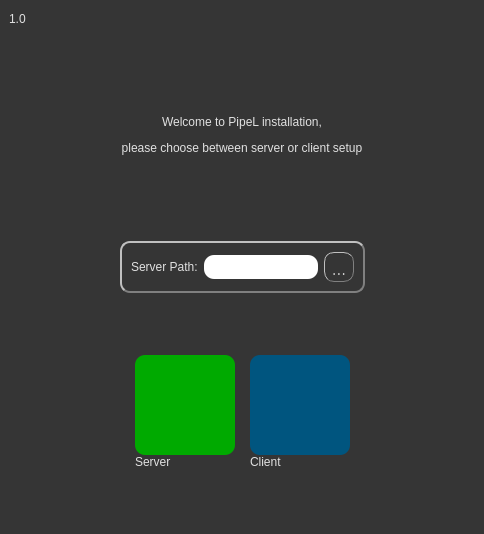
<?xml version="1.0" encoding="UTF-8"?>
<ui version="4.0">
 <class>MainWindow</class>
 <widget class="QMainWindow" name="MainWindow">
  <property name="geometry">
   <rect>
    <x>0</x>
    <y>0</y>
    <width>484</width>
    <height>534</height>
   </rect>
  </property>
  <property name="sizePolicy">
   <sizepolicy hsizetype="Fixed" vsizetype="Fixed">
    <horstretch>0</horstretch>
    <verstretch>0</verstretch>
   </sizepolicy>
  </property>
  <property name="windowTitle">
   <string>PipeL Installer</string>
  </property>
  <property name="windowOpacity">
   <double>1.000000000000000</double>
  </property>
  <property name="styleSheet">
   <string notr="true">background-color: rgb(53, 53, 53);
font: 75 15pt &quot;Open Sans&quot;;
color: rgb(225, 225, 225);

</string>
  </property>
  <widget class="QWidget" name="centralwidget">
   <layout class="QVBoxLayout" name="verticalLayout_4">
    <item>
     <layout class="QVBoxLayout" name="verticalLayout_3">
      <property name="sizeConstraint">
       <enum>QLayout::SetNoConstraint</enum>
      </property>
      <item>
       <layout class="QHBoxLayout" name="horizontalLayout_4">
        <item>
         <widget class="QLabel" name="label_5">
          <property name="styleSheet">
           <string notr="true">font: 75 12pt &quot;Open Sans&quot;;</string>
          </property>
          <property name="text">
           <string>1.0</string>
          </property>
         </widget>
        </item>
        <item>
         <spacer name="horizontalSpacer_3">
          <property name="orientation">
           <enum>Qt::Horizontal</enum>
          </property>
          <property name="sizeHint" stdset="0">
           <size>
            <width>40</width>
            <height>20</height>
           </size>
          </property>
         </spacer>
        </item>
        <item>
         <widget class="QPushButton" name="close_btn">
          <property name="layoutDirection">
           <enum>Qt::LeftToRight</enum>
          </property>
          <property name="styleSheet">
           <string notr="true">border:none;</string>
          </property>
          <property name="text">
           <string/>
          </property>
          <property name="icon">
           <iconset>
            <normaloff>images/close.png</normaloff>images/close.png</iconset>
          </property>
          <property name="iconSize">
           <size>
            <width>30</width>
            <height>30</height>
           </size>
          </property>
          <property name="flat">
           <bool>true</bool>
          </property>
         </widget>
        </item>
       </layout>
      </item>
      <item>
       <widget class="QLabel" name="label">
        <property name="minimumSize">
         <size>
          <width>0</width>
          <height>200</height>
         </size>
        </property>
        <property name="styleSheet">
         <string notr="true"/>
        </property>
        <property name="text">
         <string>&lt;html&gt;&lt;head/&gt;&lt;body&gt;&lt;p&gt;Welcome to PipeL installation,&lt;/p&gt;&lt;p&gt;please choose between server or client setup&lt;/p&gt;&lt;/body&gt;&lt;/html&gt;</string>
        </property>
        <property name="alignment">
         <set>Qt::AlignCenter</set>
        </property>
       </widget>
      </item>
     </layout>
    </item>
    <item>
     <layout class="QHBoxLayout" name="horizontalLayout_3">
      <item>
       <spacer name="horizontalSpacer_4">
        <property name="orientation">
         <enum>Qt::Horizontal</enum>
        </property>
        <property name="sizeHint" stdset="0">
         <size>
          <width>40</width>
          <height>20</height>
         </size>
        </property>
       </spacer>
      </item>
      <item>
       <widget class="QFrame" name="frame">
        <property name="styleSheet">
         <string notr="true">border-style: outset;
     border-width: 2px;
     border-radius: 10px;
     border-color: grey;</string>
        </property>
        <layout class="QHBoxLayout" name="horizontalLayout_2">
         <item>
          <widget class="QLabel" name="label_4">
           <property name="styleSheet">
            <string notr="true">border:none;</string>
           </property>
           <property name="text">
            <string>Server Path:</string>
           </property>
          </widget>
         </item>
         <item>
          <widget class="QLineEdit" name="server_le">
           <property name="styleSheet">
            <string notr="true">background-color: rgb(255, 255, 255);
border:none;
font: 75 10pt &quot;Open Sans&quot;;
color:black;
padding: 4px;</string>
           </property>
           <property name="frame">
            <bool>true</bool>
           </property>
          </widget>
         </item>
         <item>
          <widget class="QPushButton" name="serverSet_btn">
           <property name="minimumSize">
            <size>
             <width>30</width>
             <height>0</height>
            </size>
           </property>
           <property name="maximumSize">
            <size>
             <width>16777214</width>
             <height>16777215</height>
            </size>
           </property>
           <property name="font">
            <font>
             <family>Open Sans</family>
             <pointsize>15</pointsize>
             <weight>9</weight>
             <italic>false</italic>
             <bold>false</bold>
            </font>
           </property>
           <property name="styleSheet">
            <string notr="true">border-style: outset;
     border-width: 1px;
     border-radius: 10px;
     border-color: grey;</string>
           </property>
           <property name="text">
            <string notr="true">...</string>
           </property>
           <property name="default">
            <bool>false</bool>
           </property>
           <property name="flat">
            <bool>true</bool>
           </property>
          </widget>
         </item>
        </layout>
       </widget>
      </item>
      <item>
       <spacer name="horizontalSpacer_5">
        <property name="orientation">
         <enum>Qt::Horizontal</enum>
        </property>
        <property name="sizeHint" stdset="0">
         <size>
          <width>40</width>
          <height>20</height>
         </size>
        </property>
       </spacer>
      </item>
     </layout>
    </item>
    <item>
     <layout class="QHBoxLayout" name="horizontalLayout">
      <property name="spacing">
       <number>15</number>
      </property>
      <item>
       <spacer name="horizontalSpacer_2">
        <property name="orientation">
         <enum>Qt::Horizontal</enum>
        </property>
        <property name="sizeHint" stdset="0">
         <size>
          <width>40</width>
          <height>20</height>
         </size>
        </property>
       </spacer>
      </item>
      <item>
       <layout class="QVBoxLayout" name="verticalLayout_2">
        <property name="spacing">
         <number>0</number>
        </property>
        <item>
         <spacer name="verticalSpacer_3">
          <property name="orientation">
           <enum>Qt::Vertical</enum>
          </property>
          <property name="sizeHint" stdset="0">
           <size>
            <width>20</width>
            <height>40</height>
           </size>
          </property>
         </spacer>
        </item>
        <item>
         <widget class="QPushButton" name="serverInstall_btn">
          <property name="minimumSize">
           <size>
            <width>100</width>
            <height>100</height>
           </size>
          </property>
          <property name="maximumSize">
           <size>
            <width>100</width>
            <height>100</height>
           </size>
          </property>
          <property name="styleSheet">
           <string notr="true">background-color: rgb(0, 170, 0);
border:none;
     border-width: 2px;
     border-radius: 10px;</string>
          </property>
          <property name="text">
           <string/>
          </property>
          <property name="icon">
           <iconset>
            <normaloff>images/arrow.png</normaloff>images/arrow.png</iconset>
          </property>
          <property name="iconSize">
           <size>
            <width>100</width>
            <height>100</height>
           </size>
          </property>
          <property name="flat">
           <bool>false</bool>
          </property>
         </widget>
        </item>
        <item>
         <widget class="QLabel" name="label_2">
          <property name="text">
           <string>Server</string>
          </property>
         </widget>
        </item>
        <item>
         <spacer name="verticalSpacer">
          <property name="orientation">
           <enum>Qt::Vertical</enum>
          </property>
          <property name="sizeHint" stdset="0">
           <size>
            <width>20</width>
            <height>40</height>
           </size>
          </property>
         </spacer>
        </item>
       </layout>
      </item>
      <item>
       <layout class="QVBoxLayout" name="verticalLayout">
        <property name="spacing">
         <number>0</number>
        </property>
        <item>
         <spacer name="verticalSpacer_4">
          <property name="orientation">
           <enum>Qt::Vertical</enum>
          </property>
          <property name="sizeHint" stdset="0">
           <size>
            <width>20</width>
            <height>40</height>
           </size>
          </property>
         </spacer>
        </item>
        <item>
         <widget class="QPushButton" name="clientInstall_btn">
          <property name="minimumSize">
           <size>
            <width>100</width>
            <height>100</height>
           </size>
          </property>
          <property name="maximumSize">
           <size>
            <width>100</width>
            <height>100</height>
           </size>
          </property>
          <property name="styleSheet">
           <string notr="true">background-color: rgb(0, 85, 127);
border:none;
     border-width: 2px;
     border-radius: 10px;</string>
          </property>
          <property name="text">
           <string/>
          </property>
          <property name="icon">
           <iconset>
            <normaloff>images/arrow.png</normaloff>images/arrow.png</iconset>
          </property>
          <property name="iconSize">
           <size>
            <width>100</width>
            <height>100</height>
           </size>
          </property>
         </widget>
        </item>
        <item>
         <widget class="QLabel" name="label_3">
          <property name="text">
           <string>Client</string>
          </property>
         </widget>
        </item>
        <item>
         <spacer name="verticalSpacer_2">
          <property name="orientation">
           <enum>Qt::Vertical</enum>
          </property>
          <property name="sizeHint" stdset="0">
           <size>
            <width>20</width>
            <height>40</height>
           </size>
          </property>
         </spacer>
        </item>
       </layout>
      </item>
      <item>
       <spacer name="horizontalSpacer">
        <property name="orientation">
         <enum>Qt::Horizontal</enum>
        </property>
        <property name="sizeHint" stdset="0">
         <size>
          <width>40</width>
          <height>20</height>
         </size>
        </property>
       </spacer>
      </item>
     </layout>
    </item>
   </layout>
  </widget>
 </widget>
 <resources/>
 <connections>
  <connection>
   <sender>close_btn</sender>
   <signal>clicked()</signal>
   <receiver>MainWindow</receiver>
   <slot>close()</slot>
   <hints>
    <hint type="sourcelabel">
     <x>428</x>
     <y>30</y>
    </hint>
    <hint type="destinationlabel">
     <x>438</x>
     <y>27</y>
    </hint>
   </hints>
  </connection>
 </connections>
</ui>
